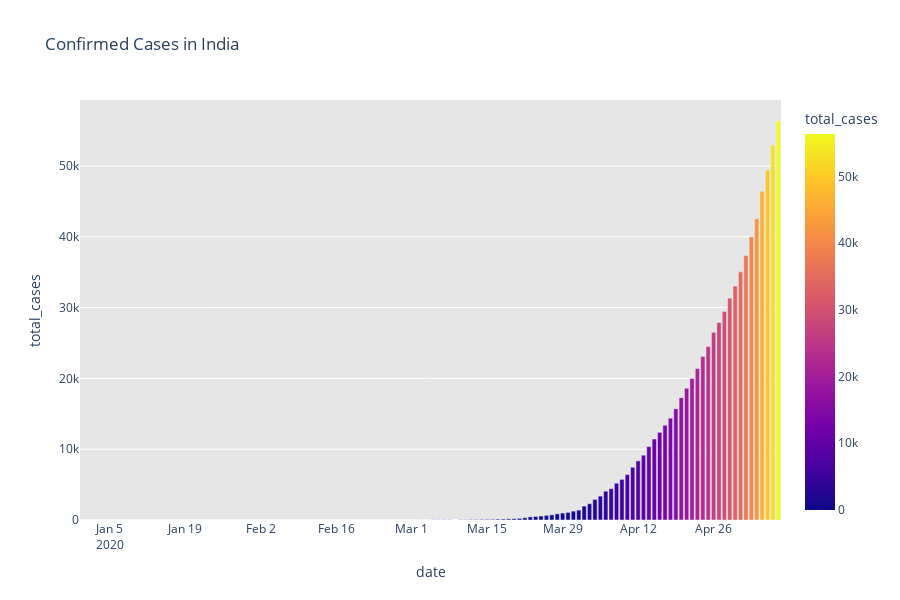
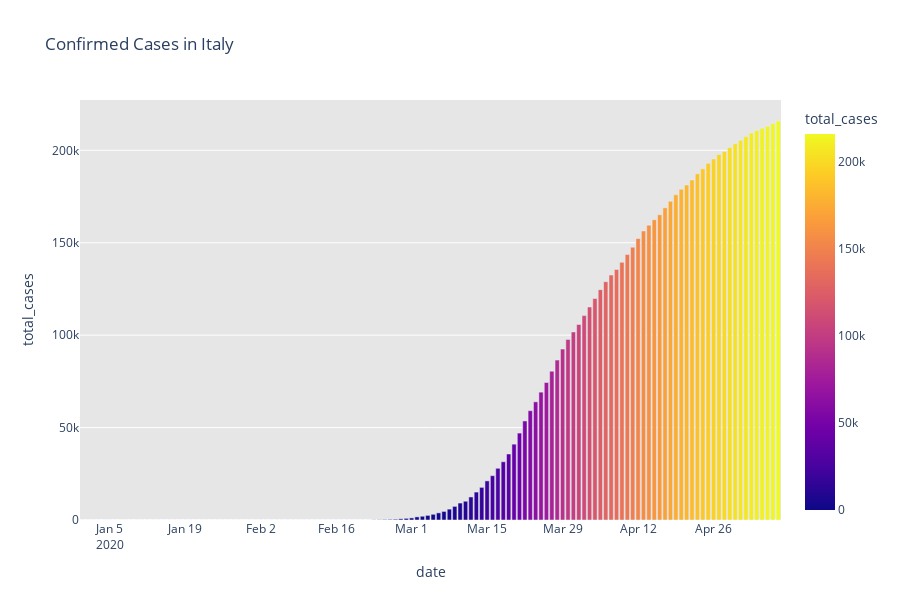
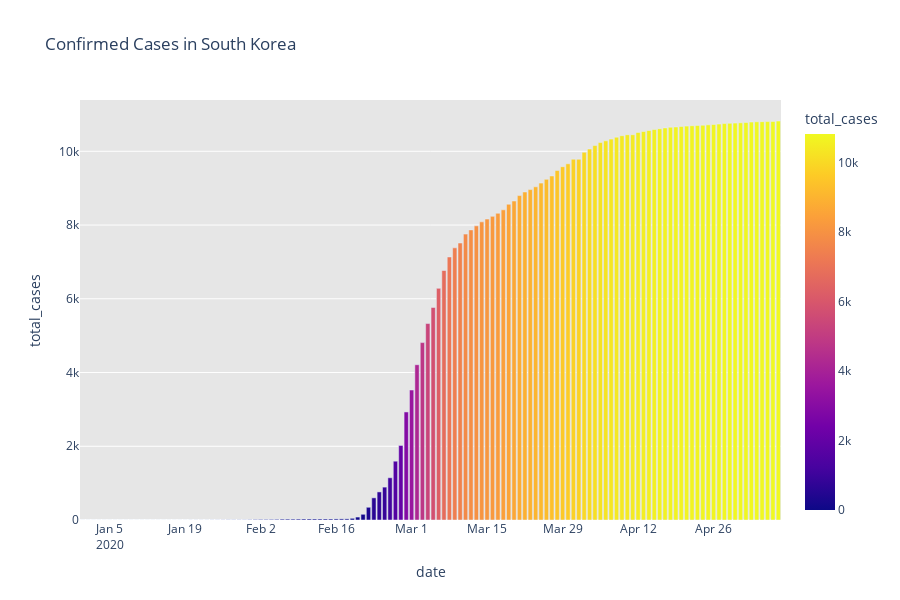
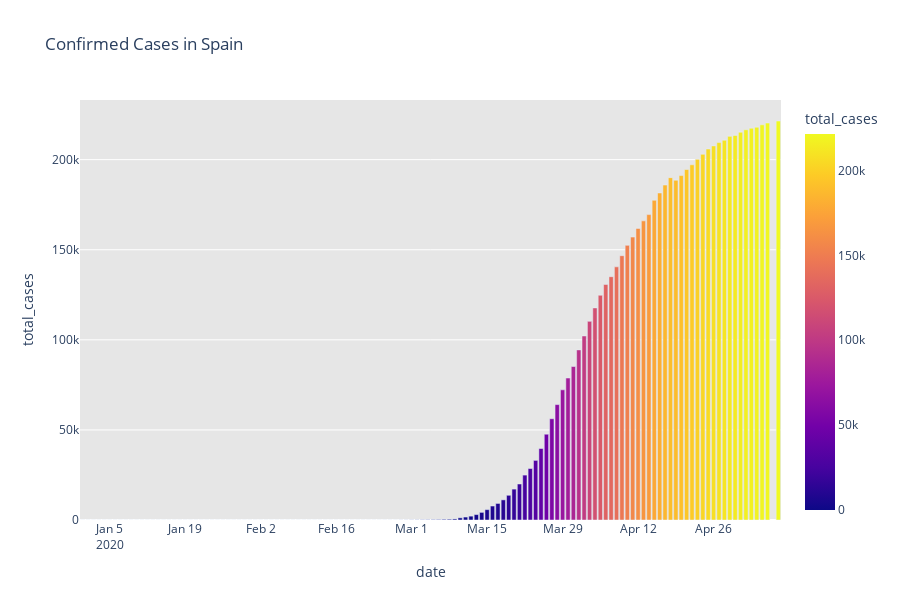

Source (notebook cell) for these figures, in order:
### Markdown cell above
#### Cumulative cases in India, Italy, S.Korea, Spain and USA

### Code cell
# import plotly.express as px
fig = px.bar(dd_India, x="date", y="total_cases", color='total_cases', orientation='v', height=600,
             title='Confirmed Cases in India', color_discrete_sequence = px.colors.cyclical.IceFire)

fig.update_layout(plot_bgcolor='rgb(230, 230, 230)')
fig.show()

fig = px.bar(dd_Italy, x="date", y="total_cases", color='total_cases', orientation='v', height=600,
             title='Confirmed Cases in Italy', color_discrete_sequence = px.colors.cyclical.IceFire)

fig.update_layout(plot_bgcolor='rgb(230, 230, 230)')
fig.show()

fig = px.bar(dd_South_Korea, x="date", y="total_cases", color='total_cases', orientation='v', height=600,
             title='Confirmed Cases in South Korea', color_discrete_sequence = px.colors.cyclical.IceFire)

fig.update_layout(plot_bgcolor='rgb(230, 230, 230)')
fig.show()

fig = px.bar(dd_Spain, x="date", y="total_cases", color='total_cases', orientation='v', height=600,
             title='Confirmed Cases in Spain', color_discrete_sequence = px.colors.cyclical.IceFire)

fig.update_layout(plot_bgcolor='rgb(230, 230, 230)')
fig.show()

fig = px.bar(dd_United_States , x="date", y="total_cases", color='total_cases', orientation='v', height=600,
             title='Confirmed Cases in United Sates', color_discrete_sequence = px.colors.cyclical.IceFire)

fig.update_layout(plot_bgcolor='rgb(230, 230, 230)')
fig.show()

### Figure 1 — Plotly figure (JSON) as saved in the notebook; plotly's stock layout.template omitted (floating-point values rounded to 4 significant figures; data arrays with more than 128 entries replaced by an {"elided": "..."} marker saying what was removed)
{"data": [{"alignmentgroup": "True", "hovertemplate": "date=%{x}<br>total_cases=%{marker.color}<extra></extra>", "legendgroup": "", "marker": {"color": {"elided": "129 int values"}, "coloraxis": "coloraxis"}, "name": "", "offsetgroup": "", "orientation": "v", "showlegend": false, "textposition": "auto", "type": "bar", "x": {"elided": "129 str values"}, "xaxis": "x", "y": {"elided": "129 int values"}, "yaxis": "y"}], "layout": {"barmode": "relative", "coloraxis": {"colorbar": {"title": {"text": "total_cases"}}, "colorscale": [[0, "#0d0887"], [0.1111, "#46039f"], [0.2222, "#7201a8"], [0.3333, "#9c179e"], [0.4444, "#bd3786"], [0.5556, "#d8576b"], [0.6667, "#ed7953"], [0.7778, "#fb9f3a"], [0.8889, "#fdca26"], [1, "#f0f921"]]}, "height": 600, "legend": {"tracegroupgap": 0}, "plot_bgcolor": "rgb(230, 230, 230)", "title": {"text": "Confirmed Cases in India"}, "xaxis": {"anchor": "y", "domain": [0, 1], "title": {"text": "date"}}, "yaxis": {"anchor": "x", "domain": [0, 1], "title": {"text": "total_cases"}}}}

### Figure 2 — Plotly figure (JSON) as saved in the notebook; plotly's stock layout.template omitted (floating-point values rounded to 4 significant figures; data arrays with more than 128 entries replaced by an {"elided": "..."} marker saying what was removed)
{"data": [{"alignmentgroup": "True", "hovertemplate": "date=%{x}<br>total_cases=%{marker.color}<extra></extra>", "legendgroup": "", "marker": {"color": {"elided": "130 int values"}, "coloraxis": "coloraxis"}, "name": "", "offsetgroup": "", "orientation": "v", "showlegend": false, "textposition": "auto", "type": "bar", "x": {"elided": "130 str values"}, "xaxis": "x", "y": {"elided": "130 int values"}, "yaxis": "y"}], "layout": {"barmode": "relative", "coloraxis": {"colorbar": {"title": {"text": "total_cases"}}, "colorscale": [[0, "#0d0887"], [0.1111, "#46039f"], [0.2222, "#7201a8"], [0.3333, "#9c179e"], [0.4444, "#bd3786"], [0.5556, "#d8576b"], [0.6667, "#ed7953"], [0.7778, "#fb9f3a"], [0.8889, "#fdca26"], [1, "#f0f921"]]}, "height": 600, "legend": {"tracegroupgap": 0}, "plot_bgcolor": "rgb(230, 230, 230)", "title": {"text": "Confirmed Cases in Italy"}, "xaxis": {"anchor": "y", "domain": [0, 1], "title": {"text": "date"}}, "yaxis": {"anchor": "x", "domain": [0, 1], "title": {"text": "total_cases"}}}}

### Figure 3 — Plotly figure (JSON) as saved in the notebook; plotly's stock layout.template omitted (floating-point values rounded to 4 significant figures; data arrays with more than 128 entries replaced by an {"elided": "..."} marker saying what was removed)
{"data": [{"alignmentgroup": "True", "hovertemplate": "date=%{x}<br>total_cases=%{marker.color}<extra></extra>", "legendgroup": "", "marker": {"color": {"elided": "130 int values"}, "coloraxis": "coloraxis"}, "name": "", "offsetgroup": "", "orientation": "v", "showlegend": false, "textposition": "auto", "type": "bar", "x": {"elided": "130 str values"}, "xaxis": "x", "y": {"elided": "130 int values"}, "yaxis": "y"}], "layout": {"barmode": "relative", "coloraxis": {"colorbar": {"title": {"text": "total_cases"}}, "colorscale": [[0, "#0d0887"], [0.1111, "#46039f"], [0.2222, "#7201a8"], [0.3333, "#9c179e"], [0.4444, "#bd3786"], [0.5556, "#d8576b"], [0.6667, "#ed7953"], [0.7778, "#fb9f3a"], [0.8889, "#fdca26"], [1, "#f0f921"]]}, "height": 600, "legend": {"tracegroupgap": 0}, "plot_bgcolor": "rgb(230, 230, 230)", "title": {"text": "Confirmed Cases in South Korea"}, "xaxis": {"anchor": "y", "domain": [0, 1], "title": {"text": "date"}}, "yaxis": {"anchor": "x", "domain": [0, 1], "title": {"text": "total_cases"}}}}

### Figure 4 — Plotly figure (JSON) as saved in the notebook; plotly's stock layout.template omitted (floating-point values rounded to 4 significant figures; data arrays with more than 128 entries replaced by an {"elided": "..."} marker saying what was removed)
{"data": [{"alignmentgroup": "True", "hovertemplate": "date=%{x}<br>total_cases=%{marker.color}<extra></extra>", "legendgroup": "", "marker": {"color": {"elided": "129 int values"}, "coloraxis": "coloraxis"}, "name": "", "offsetgroup": "", "orientation": "v", "showlegend": false, "textposition": "auto", "type": "bar", "x": {"elided": "129 str values"}, "xaxis": "x", "y": {"elided": "129 int values"}, "yaxis": "y"}], "layout": {"barmode": "relative", "coloraxis": {"colorbar": {"title": {"text": "total_cases"}}, "colorscale": [[0, "#0d0887"], [0.1111, "#46039f"], [0.2222, "#7201a8"], [0.3333, "#9c179e"], [0.4444, "#bd3786"], [0.5556, "#d8576b"], [0.6667, "#ed7953"], [0.7778, "#fb9f3a"], [0.8889, "#fdca26"], [1, "#f0f921"]]}, "height": 600, "legend": {"tracegroupgap": 0}, "plot_bgcolor": "rgb(230, 230, 230)", "title": {"text": "Confirmed Cases in Spain"}, "xaxis": {"anchor": "y", "domain": [0, 1], "title": {"text": "date"}}, "yaxis": {"anchor": "x", "domain": [0, 1], "title": {"text": "total_cases"}}}}
